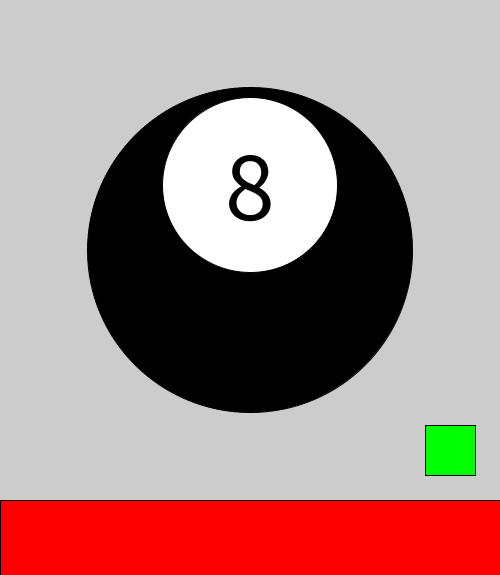
Frame 1 (no input)
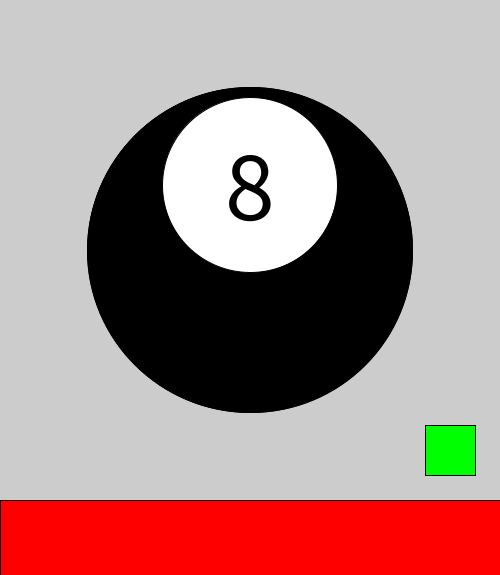
Frame 2 (the mouse pressed at the canvas centre, redrawn once)

The Processing sketch that drew these frames (run headless with seeded random() and noise(); the mouse was pressed at the canvas centre and the sketch redrawn once):

// Processing sketch: processing_79081
// ── processing_79081.pde

//Jonathan Huang, Cojmputer Programming 1, mods 16/17


String [] answers = {
  "outlook not so good", "don't count on it", "my sources say no", "without a doubt", "reply hazy, try again", "it is certain", "my reply is no", "as I see it yes", "most likely", "you may rely on it", "cannot predict now", "better not tell you now", "very doubtful", "outlook good", "yes definitely", "concentrate and ask again"
}; 
boolean mode = false;

void setup()
{
  size(500, 575);
  noLoop();
}

void draw()
{
  fill(255,0,0);
  rect(0,500,500,200);
  fill(0);
  int i = int(random(16));
  if ( mode == true)
  {
    fill(0);
    ellipse(250, 250, 325, 325);
    fill(255);
    ellipse(250, 185, 175, 175);
    fill(118, 45, 165);
    triangle(220, 170, 280, 170, 250, 200);
    fill(0);
    textSize(25);
    text(answers[i], 250, 525);
  }
  else
  {
    ellipse(250, 250, 325, 325);
    fill(255);
    ellipse(250, 185, 175, 175);
    fill(0);
    textSize(100);
    textAlign(CENTER);
    text("8", 250, 220);
    fill(0,255,0);
    rect(425, 425, 50, 50);
  }
}

void mousePressed()
{
  if (mouseX > 425 && mouseX< 475 && mouseY > 425 && mouseY < 475)
  {
    mode = !mode;
    redraw();
  }
}
